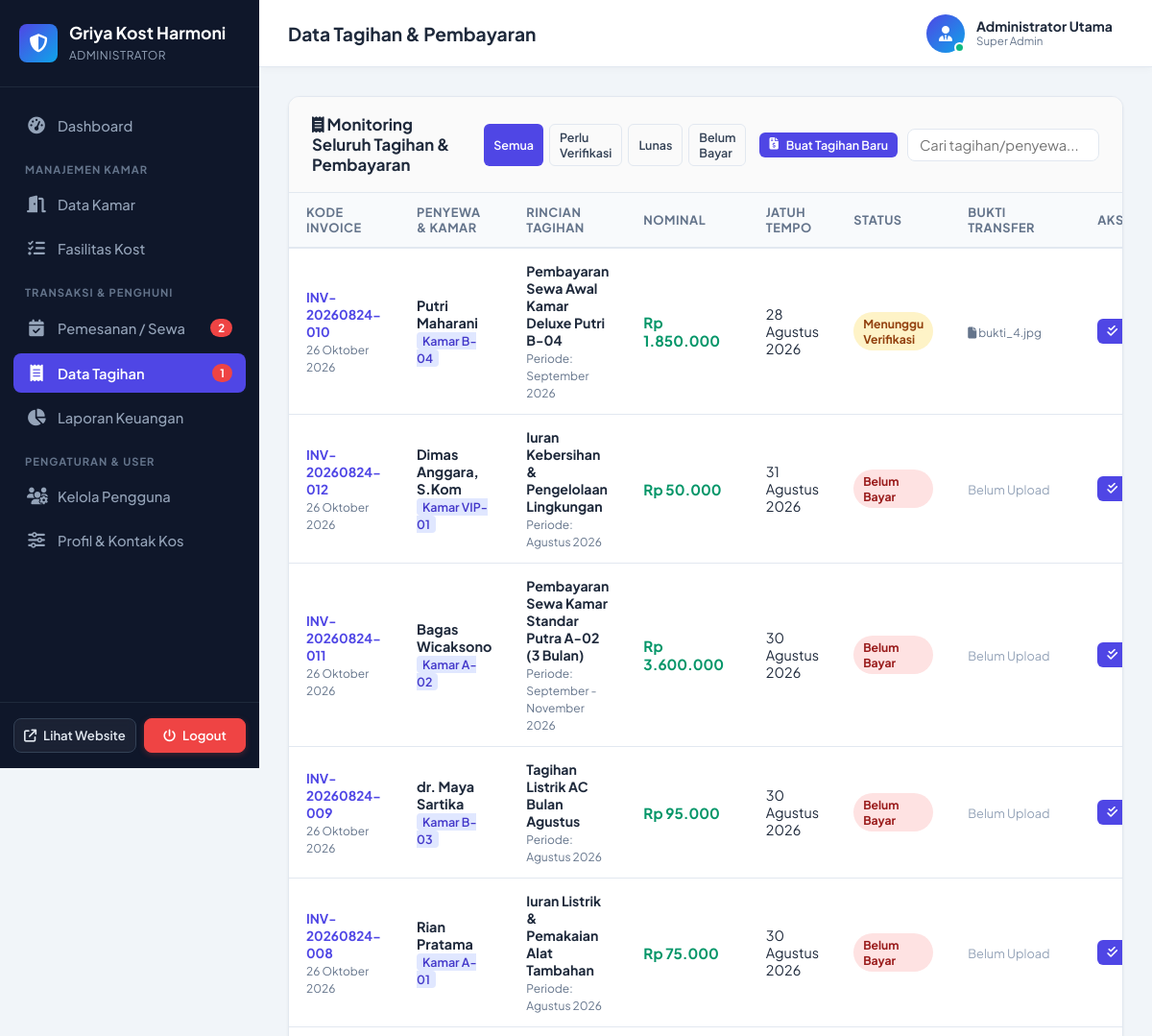
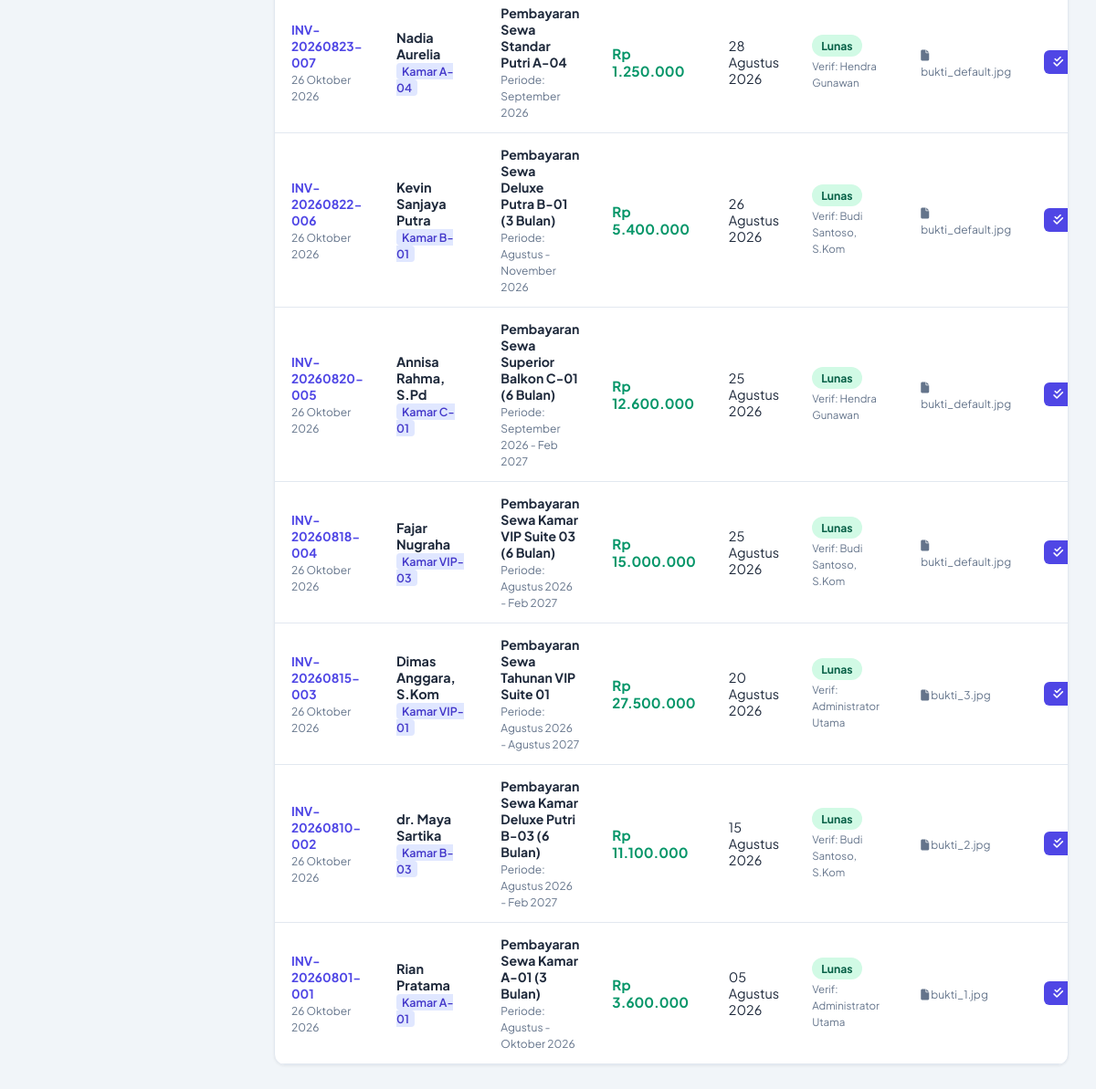
Page /admin/tagihan.php (signed in) on the committed database (2 pictures, top to bottom).
### tables this page shows
CREATE TABLE `tbl_pengaturan` (
  `id` int(11) NOT NULL AUTO_INCREMENT,
  `nama_kost` varchar(100) NOT NULL DEFAULT 'Griya Kost Harmoni',
  `slogan` varchar(255) DEFAULT 'Hunian Modern, Bersih, Nyaman, Aman, dan Strategis',
  `logo` varchar(255) DEFAULT 'logo.png',
  `banner` varchar(255) DEFAULT 'banner.jpg',
  `deskripsi` text DEFAULT NULL,
  `alamat` text DEFAULT NULL,
  `kota` varchar(100) DEFAULT 'Jakarta Selatan',
  `no_telepon` varchar(20) DEFAULT '021-88997766',
  `no_wa` varchar(20) DEFAULT '081234567890',
  `email` varchar(100) DEFAULT 'kontak@griyakostharmoni.com',
  `nama_bank` varchar(50) DEFAULT 'Bank BCA',
  `no_rekening` varchar(50) DEFAULT '8830129841',
  `atas_nama` varchar(100) DEFAULT 'Griya Kost Harmoni',
  `qris_image` varchar(255) DEFAULT NULL,
  `updated_at` timestamp NOT NULL DEFAULT CURRENT_TIMESTAMP ON UPDATE CURRENT_TIMESTAMP,
  PRIMARY KEY (`id`)
);

CREATE TABLE `tbl_users` (
  `id_user` int(11) NOT NULL AUTO_INCREMENT,
  `username` varchar(50) NOT NULL UNIQUE,
  `password` varchar(255) NOT NULL,
  `nama_lengkap` varchar(100) NOT NULL,
  `email` varchar(100) NOT NULL UNIQUE,
  `no_hp` varchar(20) NOT NULL,
  `role` enum('admin','petugas','pengunjung') NOT NULL DEFAULT 'pengunjung',
  `foto` varchar(255) DEFAULT 'default_user.png',
  `alamat_asal` text DEFAULT NULL,
  `pekerjaan` varchar(100) DEFAULT 'Mahasiswa / Karyawan',
  `no_ktp` varchar(30) DEFAULT NULL,
  `status_aktif` enum('aktif','nonaktif') NOT NULL DEFAULT 'aktif',
  `created_at` timestamp NOT NULL DEFAULT CURRENT_TIMESTAMP,
  PRIMARY KEY (`id_user`)
);

CREATE TABLE `tbl_tagihan_pembayaran` (
  `id_tagihan` int(11) NOT NULL AUTO_INCREMENT,
  `kode_tagihan` varchar(30) NOT NULL UNIQUE,
  `id_booking` int(11) DEFAULT NULL,
  `id_user` int(11) NOT NULL,
  `id_kamar` int(11) NOT NULL,
  `judul_tagihan` varchar(150) NOT NULL,
  `jenis_biaya` enum('sewa_kost','listrik','kebersihan','denda','lainnya') NOT NULL DEFAULT 'sewa_kost',
  `periode_bulan` varchar(30) NOT NULL,
  `nominal` decimal(12,2) NOT NULL,
  `tgl_jatuh_tempo` date NOT NULL,
  `status_pembayaran` enum('belum_bayar','menunggu_verifikasi','lunas','ditolak') NOT NULL DEFAULT 'belum_bayar',
  `bukti_transfer` varchar(255) DEFAULT NULL,
  `tgl_bayar` datetime DEFAULT NULL,
  `metode_pembayaran` varchar(50) DEFAULT 'Transfer Bank',
  `catatan_pembayar` text DEFAULT NULL,
  `catatan_petugas` text DEFAULT NULL,
  `diverifikasi_oleh` int(11) DEFAULT NULL,
  `created_at` timestamp NOT NULL DEFAULT CURRENT_TIMESTAMP,
  PRIMARY KEY (`id_tagihan`),
  KEY `fk_tagihan_user` (`id_user`),
  KEY `fk_tagihan_kamar` (`id_kamar`),
  KEY `fk_tagihan_booking` (`id_booking`),
  CONSTRAINT `fk_tagihan_user` FOREIGN KEY (`id_user`) REFERENCES `tbl_users` (`id_user`) ON DELETE CASCADE,
  CONSTRAINT `fk_tagihan_kamar` FOREIGN KEY (`id_kamar`) REFERENCES `tbl_kamar` (`id_kamar`) ON DELETE CASCADE,
  CONSTRAINT `fk_tagihan_booking` FOREIGN KEY (`id_booking`) REFERENCES `tbl_booking` (`id_booking`) ON DELETE SET NULL
);

CREATE TABLE `tbl_kamar` (
  `id_kamar` int(11) NOT NULL AUTO_INCREMENT,
  `id_kategori` int(11) NOT NULL,
  `nomor_kamar` varchar(20) NOT NULL UNIQUE,
  `nama_kamar` varchar(100) NOT NULL,
  `lantai` int(11) NOT NULL DEFAULT 1,
  `ukuran` varchar(20) NOT NULL DEFAULT '3x4 meter',
  `harga_per_bulan` decimal(12,2) NOT NULL,
  `harga_per_tahun` decimal(12,2) DEFAULT NULL,
  `harga_per_hari` decimal(12,2) DEFAULT NULL,
  `status` enum('tersedia','terisi','renovasi') NOT NULL DEFAULT 'tersedia',
  `foto_utama` varchar(255) DEFAULT 'kamar_default.jpg',
  `deskripsi` text DEFAULT NULL,
  `created_at` timestamp NOT NULL DEFAULT CURRENT_TIMESTAMP,
  PRIMARY KEY (`id_kamar`),
  KEY `fk_kamar_kategori` (`id_kategori`),
  CONSTRAINT `fk_kamar_kategori` FOREIGN KEY (`id_kategori`) REFERENCES `tbl_kategori_kamar` (`id_kategori`) ON DELETE CASCADE
);

### admin/tagihan.php (the view, shortened to what the rows shown need)
<?php
require_once __DIR__ . '/../koneksi.php';
require_once __DIR__ . '/../config/helper.php';
$where = "WHERE 1=1";
require_once __DIR__ . '/header.php';
$tagihan_list = mysqli_query($conn, "SELECT t.*, u.nama_lengkap, u.no_hp, k.nomor_kamar, k.nama_kamar, v.nama_lengkap as verifikator_nama
                                     FROM tbl_tagihan_pembayaran t
                                     JOIN tbl_users u ON t.id_user = u.id_user
                                     JOIN tbl_kamar k ON t.id_kamar = k.id_kamar
                                     LEFT JOIN tbl_users v ON t.diverifikasi_oleh = v.id_user
                                     $where ORDER BY (t.status_pembayaran = 'menunggu_verifikasi') DESC, t.id_tagihan DESC");
?>
<div class="card">
    <div class="card-body" style="padding: 0;">
        <div class="table-responsive">
            <table class="data-table" id="tagihanTable">
                <thead>
                    <tr>
                        <th>Kode Invoice</th>
                        <th>Penyewa & Kamar</th>
                        <th>Rincian Tagihan</th>
                        <th>Nominal</th>
                        <th>Jatuh Tempo</th>
                        <th>Status</th>
                        <th>Bukti Transfer</th>
                        <th>Aksi</th>
                    </tr>
                </thead>
                <tbody>
                    <?php if ($tagihan_list && mysqli_num_rows($tagihan_list) > 0): ?>
                        <?php while ($t = mysqli_fetch_assoc($tagihan_list)):
                            $statusBadges = [
                                'belum_bayar' => 'badge-danger',
                                'menunggu_verifikasi' => 'badge-warning',
                                'lunas' => 'badge-success',
                                'ditolak' => 'badge-secondary'
                            ][$t['status_pembayaran']] ?? 'badge-secondary';
                            $bukti_path = '../uploads/bukti/' . $t['bukti_transfer'];
                            $has_bukti = (!empty($t['bukti_transfer']) && file_exists($bukti_path));
                        ?>
                            <tr>
                                <td>
                                    <b style="color: var(--adm-primary); font-size: 0.85rem;"><?= htmlspecialchars($t['kode_tagihan']) ?></b><br>
                                    <small style="color: var(--adm-muted);"><?= tgl_indo($t['created_at']) ?></small>
                                </td>
                                <td>
                                    <b><?= htmlspecialchars($t['nama_lengkap']) ?></b><br>
                                    <span style="font-size: 0.78rem; background: #e0e7ff; color: #4338ca; padding: 1px 6px; border-radius: 4px; font-weight: 600;">
                                        Kamar <?= htmlspecialchars($t['nomor_kamar']) ?>
                                    </span>
                                </td>
                                <td>
                                    <b style="font-size: 0.88rem;"><?= htmlspecialchars($t['judul_tagihan']) ?></b><br>
                                    <small style="color: var(--adm-muted);">Periode: <?= htmlspecialchars($t['periode_bulan']) ?></small>
                                </td>
                                <td>
                                    <b style="color: #059669; font-size: 0.95rem;"><?= format_rupiah($t['nominal']) ?></b>
                                </td>
                                <td>
                                    <span><?= tgl_indo($t['tgl_jatuh_tempo']) ?></span>
                                </td>
                                <td>
                                    <span class="badge <?= $statusBadges ?>"><?= str_replace('_', ' ', ucfirst($t['status_pembayaran'])) ?></span>
                                    <?php if (!empty($t['verifikator_nama'])): ?>
                                        <br><small style="font-size: 0.72rem; color: var(--adm-muted);">Verif: <?= htmlspecialchars($t['verifikator_nama']) ?></small>
                                    <?php endif; ?>
                                </td>
                                <td>
                                    <?php if ($has_bukti): ?>
                                        <button type="button" class="btn btn-outline btn-sm" onclick="openImageModal('<?= $bukti_path ?>')" style="color: var(--adm-primary);">
                                            <i class="fa-solid fa-image"></i> Lihat Bukti
                                        </button>
                                    <?php elseif (!empty($t['bukti_transfer'])): ?>
                                        <span style="font-size: 0.75rem; color: var(--adm-muted);"><i class="fa-solid fa-file"></i> <?= htmlspecialchars($t['bukti_transfer']) ?></span>
                                    <?php else: ?>
                                        <span style="color: #94a3b8; font-size: 0.8rem;">Belum Upload</span>
                                    <?php endif; ?>
                                </td>
                                <td>
                                    <div style="display: flex; gap: 6px;">
                                        <button type="button" class="btn btn-primary btn-sm" onclick='modalVerif(<?= json_encode($t) ?>)' title="Verifikasi">
                                            <i class="fa-solid fa-check-double"></i> Verifikasi
                                        </button>
                                    </div>
                                </td>
                            </tr>
                        <?php endwhile; ?>
                    <?php else: ?>
                        <tr><td colspan="8" style="text-align: center; color: var(--adm-muted);">Tidak ada data tagihan ditemukan.</td></tr>
                    <?php endif; ?>
                </tbody>
            </table>
        </div>
    </div>
</div>
<?php require_once __DIR__ . '/footer.php'; ?>

### admin/header.php (shortened to what the rows shown need)
<?php
require_once __DIR__ . '/../koneksi.php';
require_once __DIR__ . '/../config/helper.php';
$profil = get_profil_kost($conn);
$curr_user = get_current_user_data($conn);
?>
<!DOCTYPE html>
<html lang="id">
<head>
    <link rel="stylesheet" href="../assets/css/admin.css?v=<?= time() ?>">
    <link rel="stylesheet" href="https://cdnjs.cloudflare.com/ajax/libs/font-awesome/6.4.0/css/all.min.css">
</head>
<body>
<div class="admin-layout">
    <aside class="sidebar">
        <div class="sidebar-header">
            <div>
                <h2 class="sidebar-title"><?= htmlspecialchars($profil['nama_kost']) ?></h2>
                <span class="sidebar-subtitle">Administrator</span>
            </div>
        </div>
    </aside>
    <div class="main-wrapper">
        <header class="topbar">
            <div class="topbar-right">
                <div class="user-profile-btn" style="cursor: default;">
                    <div class="user-info">
                        <span class="user-name"><?= htmlspecialchars($curr_user['nama_lengkap'] ?? 'Admin') ?></span>
                        <span class="user-role-badge">Super Admin</span>
                    </div>
                </div>
            </div>
        </header>
        <main class="page-content">

### rows in the picture
tbl_pengaturan: nama_kost "Griya Kost Harmoni"
tbl_users: nama_lengkap "Administrator Utama"
tbl_tagihan_pembayaran: kode_tagihan "INV-20260824-010", created_at "26 Oktober 2026", id_user.nama_lengkap "Putri Maharani", id_kamar.nomor_kamar "B-04", judul_tagihan "Pembayaran Sewa Awal Kamar Deluxe Putri B-04", periode_bulan "September 2026", nominal "Rp 1.850.000", tgl_jatuh_tempo "28 Agustus 2026", status_pembayaran "Menunggu Verifikasi", bukti_transfer "bukti_4.jpg"
tbl_tagihan_pembayaran: kode_tagihan "INV-20260824-012", created_at "26 Oktober 2026", id_user.nama_lengkap "Dimas Anggara, S.Kom", id_kamar.nomor_kamar "VIP-01", judul_tagihan "Iuran Kebersihan & Pengelolaan Lingkungan", periode_bulan "Agustus 2026", nominal "Rp 50.000", tgl_jatuh_tempo "31 Agustus 2026", status_pembayaran "Belum Bayar", shows "Belum Upload"
tbl_tagihan_pembayaran: kode_tagihan "INV-20260824-011", created_at "26 Oktober 2026", id_user.nama_lengkap "Bagas Wicaksono", id_kamar.nomor_kamar "A-02", judul_tagihan "Pembayaran Sewa Kamar Standar Putra A-02 (3 Bulan)", periode_bulan "September - November 2026", nominal "Rp 3.600.000", tgl_jatuh_tempo "30 Agustus 2026", status_pembayaran "Belum Bayar", shows "Belum Upload"
tbl_tagihan_pembayaran: kode_tagihan "INV-20260824-009", created_at "26 Oktober 2026", id_user.nama_lengkap "dr. Maya Sartika", id_kamar.nomor_kamar "B-03", judul_tagihan "Tagihan Listrik AC Bulan Agustus", periode_bulan "Agustus 2026", nominal "Rp 95.000", tgl_jatuh_tempo "30 Agustus 2026", status_pembayaran "Belum Bayar", shows "Belum Upload"
tbl_tagihan_pembayaran: kode_tagihan "INV-20260824-008", created_at "26 Oktober 2026", id_user.nama_lengkap "Rian Pratama", id_kamar.nomor_kamar "A-01", judul_tagihan "Iuran Listrik & Pemakaian Alat Tambahan", periode_bulan "Agustus 2026", nominal "Rp 75.000", tgl_jatuh_tempo "30 Agustus 2026", status_pembayaran "Belum Bayar", shows "Belum Upload"
tbl_tagihan_pembayaran: kode_tagihan "INV-20260823-007", created_at "26 Oktober 2026", id_user.nama_lengkap "Nadia Aurelia", id_kamar.nomor_kamar "A-04", judul_tagihan "Pembayaran Sewa Standar Putri A-04", periode_bulan "September 2026", nominal "Rp 1.250.000", tgl_jatuh_tempo "28 Agustus 2026", status_pembayaran "Lunas", tbl_users.nama_lengkap "Hendra Gunawan", bukti_transfer "bukti_default.jpg"
tbl_tagihan_pembayaran: kode_tagihan "INV-20260822-006", created_at "26 Oktober 2026", id_user.nama_lengkap "Kevin Sanjaya Putra", id_kamar.nomor_kamar "B-01", judul_tagihan "Pembayaran Sewa Deluxe Putra B-01 (3 Bulan)", periode_bulan "Agustus - November 2026", nominal "Rp 5.400.000", tgl_jatuh_tempo "26 Agustus 2026", status_pembayaran "Lunas", tbl_users.nama_lengkap "Budi Santoso, S.Kom", bukti_transfer "bukti_default.jpg"
tbl_tagihan_pembayaran: kode_tagihan "INV-20260820-005", created_at "26 Oktober 2026", id_user.nama_lengkap "Annisa Rahma, S.Pd", id_kamar.nomor_kamar "C-01", judul_tagihan "Pembayaran Sewa Superior Balkon C-01 (6 Bulan)", periode_bulan "September 2026 - Feb 2027", nominal "Rp 12.600.000", tgl_jatuh_tempo "25 Agustus 2026", status_pembayaran "Lunas", tbl_users.nama_lengkap "Hendra Gunawan", bukti_transfer "bukti_default.jpg"
tbl_tagihan_pembayaran: kode_tagihan "INV-20260818-004", created_at "26 Oktober 2026", id_user.nama_lengkap "Fajar Nugraha", id_kamar.nomor_kamar "VIP-03", judul_tagihan "Pembayaran Sewa Kamar VIP Suite 03 (6 Bulan)", periode_bulan "Agustus 2026 - Feb 2027", nominal "Rp 15.000.000", tgl_jatuh_tempo "25 Agustus 2026", status_pembayaran "Lunas", tbl_users.nama_lengkap "Budi Santoso, S.Kom", bukti_transfer "bukti_default.jpg"
tbl_tagihan_pembayaran: kode_tagihan "INV-20260815-003", created_at "26 Oktober 2026", id_user.nama_lengkap "Dimas Anggara, S.Kom", id_kamar.nomor_kamar "VIP-01", judul_tagihan "Pembayaran Sewa Tahunan VIP Suite 01", periode_bulan "Agustus 2026 - Agustus 2027", nominal "Rp 27.500.000", tgl_jatuh_tempo "20 Agustus 2026", status_pembayaran "Lunas", tbl_users.nama_lengkap "Administrator Utama", bukti_transfer "bukti_3.jpg"
tbl_tagihan_pembayaran: kode_tagihan "INV-20260810-002", created_at "26 Oktober 2026", id_user.nama_lengkap "dr. Maya Sartika", id_kamar.nomor_kamar "B-03", judul_tagihan "Pembayaran Sewa Kamar Deluxe Putri B-03 (6 Bulan)", periode_bulan "Agustus 2026 - Feb 2027", nominal "Rp 11.100.000", tgl_jatuh_tempo "15 Agustus 2026", status_pembayaran "Lunas", tbl_users.nama_lengkap "Budi Santoso, S.Kom", bukti_transfer "bukti_2.jpg"
tbl_tagihan_pembayaran: kode_tagihan "INV-20260801-001", created_at "26 Oktober 2026", id_user.nama_lengkap "Rian Pratama", id_kamar.nomor_kamar "A-01", judul_tagihan "Pembayaran Sewa Kamar A-01 (3 Bulan)", periode_bulan "Agustus - Oktober 2026", nominal "Rp 3.600.000", tgl_jatuh_tempo "05 Agustus 2026", status_pembayaran "Lunas", tbl_users.nama_lengkap "Administrator Utama", bukti_transfer "bukti_1.jpg"

### other values in the picture
$pending_booking "2"
$pending_bayar "1"
$page_title "Data Tagihan & Pembayaran"
